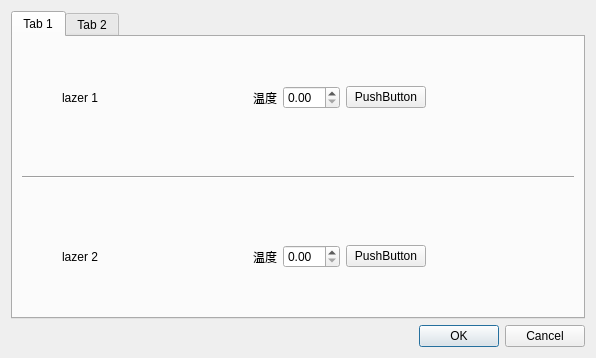
<?xml version="1.0" encoding="UTF-8"?>
<ui version="4.0">
 <class>tdlasDialog</class>
 <widget class="QDialog" name="tdlasDialog">
  <property name="geometry">
   <rect>
    <x>0</x>
    <y>0</y>
    <width>596</width>
    <height>358</height>
   </rect>
  </property>
  <property name="windowTitle">
   <string>Dialog</string>
  </property>
  <layout class="QVBoxLayout" name="verticalLayout">
   <item>
    <widget class="QTabWidget" name="tabWidget">
     <property name="currentIndex">
      <number>0</number>
     </property>
     <widget class="QWidget" name="tab">
      <attribute name="title">
       <string>Tab 1</string>
      </attribute>
      <layout class="QVBoxLayout" name="verticalLayout_7">
       <item>
        <spacer name="verticalSpacer_4">
         <property name="orientation">
          <enum>Qt::Vertical</enum>
         </property>
         <property name="sizeType">
          <enum>QSizePolicy::Minimum</enum>
         </property>
         <property name="sizeHint" stdset="0">
          <size>
           <width>20</width>
           <height>40</height>
          </size>
         </property>
        </spacer>
       </item>
       <item>
        <layout class="QVBoxLayout" name="verticalLayout_4">
         <item>
          <layout class="QHBoxLayout" name="horizontalLayout">
           <item>
            <spacer name="horizontalSpacer">
             <property name="orientation">
              <enum>Qt::Horizontal</enum>
             </property>
             <property name="sizeType">
              <enum>QSizePolicy::Minimum</enum>
             </property>
             <property name="sizeHint" stdset="0">
              <size>
               <width>40</width>
               <height>20</height>
              </size>
             </property>
            </spacer>
           </item>
           <item>
            <widget class="QLabel" name="label">
             <property name="text">
              <string>lazer 1</string>
             </property>
            </widget>
           </item>
           <item>
            <spacer name="horizontalSpacer_4">
             <property name="orientation">
              <enum>Qt::Horizontal</enum>
             </property>
             <property name="sizeHint" stdset="0">
              <size>
               <width>40</width>
               <height>20</height>
              </size>
             </property>
            </spacer>
           </item>
           <item>
            <widget class="QLabel" name="label_2">
             <property name="text">
              <string>温度</string>
             </property>
             <property name="buddy">
              <cstring>doubleSpinBox</cstring>
             </property>
            </widget>
           </item>
           <item>
            <widget class="QDoubleSpinBox" name="doubleSpinBox"/>
           </item>
           <item>
            <widget class="QPushButton" name="pushButton">
             <property name="text">
              <string>PushButton</string>
             </property>
             <property name="autoDefault">
              <bool>true</bool>
             </property>
             <property name="default">
              <bool>false</bool>
             </property>
            </widget>
           </item>
           <item>
            <spacer name="horizontalSpacer_3">
             <property name="orientation">
              <enum>Qt::Horizontal</enum>
             </property>
             <property name="sizeHint" stdset="0">
              <size>
               <width>40</width>
               <height>20</height>
              </size>
             </property>
            </spacer>
           </item>
          </layout>
         </item>
         <item>
          <layout class="QVBoxLayout" name="verticalLayout_3">
           <item>
            <spacer name="verticalSpacer">
             <property name="orientation">
              <enum>Qt::Vertical</enum>
             </property>
             <property name="sizeHint" stdset="0">
              <size>
               <width>20</width>
               <height>20</height>
              </size>
             </property>
            </spacer>
           </item>
           <item>
            <widget class="Line" name="line_2">
             <property name="orientation">
              <enum>Qt::Horizontal</enum>
             </property>
            </widget>
           </item>
           <item>
            <spacer name="verticalSpacer_2">
             <property name="orientation">
              <enum>Qt::Vertical</enum>
             </property>
             <property name="sizeHint" stdset="0">
              <size>
               <width>20</width>
               <height>20</height>
              </size>
             </property>
            </spacer>
           </item>
          </layout>
         </item>
         <item>
          <layout class="QHBoxLayout" name="horizontalLayout_2">
           <item>
            <spacer name="horizontalSpacer_2">
             <property name="orientation">
              <enum>Qt::Horizontal</enum>
             </property>
             <property name="sizeType">
              <enum>QSizePolicy::Minimum</enum>
             </property>
             <property name="sizeHint" stdset="0">
              <size>
               <width>40</width>
               <height>20</height>
              </size>
             </property>
            </spacer>
           </item>
           <item>
            <widget class="QLabel" name="label_3">
             <property name="text">
              <string>lazer 2</string>
             </property>
            </widget>
           </item>
           <item>
            <spacer name="horizontalSpacer_5">
             <property name="orientation">
              <enum>Qt::Horizontal</enum>
             </property>
             <property name="sizeType">
              <enum>QSizePolicy::Expanding</enum>
             </property>
             <property name="sizeHint" stdset="0">
              <size>
               <width>40</width>
               <height>20</height>
              </size>
             </property>
            </spacer>
           </item>
           <item>
            <widget class="QLabel" name="label_4">
             <property name="text">
              <string>温度</string>
             </property>
             <property name="buddy">
              <cstring>doubleSpinBox_2</cstring>
             </property>
            </widget>
           </item>
           <item>
            <widget class="QDoubleSpinBox" name="doubleSpinBox_2"/>
           </item>
           <item>
            <widget class="QPushButton" name="pushButton_2">
             <property name="text">
              <string>PushButton</string>
             </property>
             <property name="autoDefault">
              <bool>true</bool>
             </property>
             <property name="default">
              <bool>false</bool>
             </property>
            </widget>
           </item>
           <item>
            <spacer name="horizontalSpacer_6">
             <property name="orientation">
              <enum>Qt::Horizontal</enum>
             </property>
             <property name="sizeHint" stdset="0">
              <size>
               <width>40</width>
               <height>20</height>
              </size>
             </property>
            </spacer>
           </item>
          </layout>
         </item>
        </layout>
       </item>
       <item>
        <spacer name="verticalSpacer_3">
         <property name="orientation">
          <enum>Qt::Vertical</enum>
         </property>
         <property name="sizeType">
          <enum>QSizePolicy::Minimum</enum>
         </property>
         <property name="sizeHint" stdset="0">
          <size>
           <width>20</width>
           <height>40</height>
          </size>
         </property>
        </spacer>
       </item>
      </layout>
     </widget>
     <widget class="QWidget" name="tab_2">
      <attribute name="title">
       <string>Tab 2</string>
      </attribute>
      <widget class="Line" name="line">
       <property name="geometry">
        <rect>
         <x>270</x>
         <y>80</y>
         <width>3</width>
         <height>61</height>
        </rect>
       </property>
       <property name="orientation">
        <enum>Qt::Vertical</enum>
       </property>
      </widget>
      <widget class="QWidget" name="">
       <property name="geometry">
        <rect>
         <x>20</x>
         <y>20</y>
         <width>221</width>
         <height>221</height>
        </rect>
       </property>
       <layout class="QVBoxLayout" name="verticalLayout_6">
        <item>
         <widget class="QCheckBox" name="checkBox">
          <property name="text">
           <string>DAS</string>
          </property>
         </widget>
        </item>
        <item>
         <layout class="QHBoxLayout" name="horizontalLayout_4">
          <item>
           <widget class="QLabel" name="label_5">
            <property name="text">
             <string>TextLabel</string>
            </property>
            <property name="buddy">
             <cstring>doubleSpinBox_3</cstring>
            </property>
           </widget>
          </item>
          <item>
           <widget class="QDoubleSpinBox" name="doubleSpinBox_3"/>
          </item>
         </layout>
        </item>
        <item>
         <layout class="QHBoxLayout" name="horizontalLayout_5">
          <item>
           <widget class="QLabel" name="label_6">
            <property name="text">
             <string>TextLabel</string>
            </property>
            <property name="buddy">
             <cstring>doubleSpinBox_4</cstring>
            </property>
           </widget>
          </item>
          <item>
           <widget class="QDoubleSpinBox" name="doubleSpinBox_4"/>
          </item>
         </layout>
        </item>
        <item>
         <layout class="QHBoxLayout" name="horizontalLayout_6">
          <item>
           <widget class="QLabel" name="label_7">
            <property name="text">
             <string>TextLabel</string>
            </property>
            <property name="buddy">
             <cstring>doubleSpinBox_5</cstring>
            </property>
           </widget>
          </item>
          <item>
           <widget class="QDoubleSpinBox" name="doubleSpinBox_5"/>
          </item>
         </layout>
        </item>
        <item>
         <layout class="QHBoxLayout" name="horizontalLayout_7">
          <item>
           <widget class="QLabel" name="label_8">
            <property name="text">
             <string>TextLabel</string>
            </property>
            <property name="buddy">
             <cstring>doubleSpinBox_6</cstring>
            </property>
           </widget>
          </item>
          <item>
           <widget class="QDoubleSpinBox" name="doubleSpinBox_6"/>
          </item>
         </layout>
        </item>
       </layout>
      </widget>
      <widget class="QWidget" name="">
       <property name="geometry">
        <rect>
         <x>320</x>
         <y>21</y>
         <width>201</width>
         <height>251</height>
        </rect>
       </property>
       <layout class="QVBoxLayout" name="verticalLayout_8">
        <item>
         <widget class="QCheckBox" name="checkBox_2">
          <property name="text">
           <string>WMS</string>
          </property>
         </widget>
        </item>
        <item>
         <layout class="QHBoxLayout" name="horizontalLayout_8">
          <item>
           <widget class="QLabel" name="label_9">
            <property name="text">
             <string>TextLabel</string>
            </property>
            <property name="buddy">
             <cstring>doubleSpinBox_3</cstring>
            </property>
           </widget>
          </item>
          <item>
           <widget class="QDoubleSpinBox" name="doubleSpinBox_7"/>
          </item>
         </layout>
        </item>
        <item>
         <layout class="QHBoxLayout" name="horizontalLayout_9">
          <item>
           <widget class="QLabel" name="label_10">
            <property name="text">
             <string>TextLabel</string>
            </property>
            <property name="buddy">
             <cstring>doubleSpinBox_4</cstring>
            </property>
           </widget>
          </item>
          <item>
           <widget class="QDoubleSpinBox" name="doubleSpinBox_8"/>
          </item>
         </layout>
        </item>
        <item>
         <layout class="QHBoxLayout" name="horizontalLayout_10">
          <item>
           <widget class="QLabel" name="label_11">
            <property name="text">
             <string>TextLabel</string>
            </property>
            <property name="buddy">
             <cstring>doubleSpinBox_5</cstring>
            </property>
           </widget>
          </item>
          <item>
           <widget class="QDoubleSpinBox" name="doubleSpinBox_9"/>
          </item>
         </layout>
        </item>
        <item>
         <layout class="QHBoxLayout" name="horizontalLayout_11">
          <item>
           <widget class="QLabel" name="label_12">
            <property name="text">
             <string>TextLabel</string>
            </property>
            <property name="buddy">
             <cstring>doubleSpinBox_6</cstring>
            </property>
           </widget>
          </item>
          <item>
           <widget class="QDoubleSpinBox" name="doubleSpinBox_10"/>
          </item>
         </layout>
        </item>
        <item>
         <layout class="QHBoxLayout" name="horizontalLayout_12">
          <item>
           <widget class="QLabel" name="label_13">
            <property name="text">
             <string>TextLabel</string>
            </property>
            <property name="buddy">
             <cstring>doubleSpinBox_6</cstring>
            </property>
           </widget>
          </item>
          <item>
           <widget class="QDoubleSpinBox" name="doubleSpinBox_11"/>
          </item>
         </layout>
        </item>
        <item>
         <layout class="QHBoxLayout" name="horizontalLayout_13">
          <item>
           <widget class="QLabel" name="label_14">
            <property name="text">
             <string>TextLabel</string>
            </property>
            <property name="buddy">
             <cstring>doubleSpinBox_6</cstring>
            </property>
           </widget>
          </item>
          <item>
           <widget class="QDoubleSpinBox" name="doubleSpinBox_12"/>
          </item>
         </layout>
        </item>
       </layout>
      </widget>
     </widget>
    </widget>
   </item>
   <item>
    <widget class="QDialogButtonBox" name="buttonBox">
     <property name="orientation">
      <enum>Qt::Horizontal</enum>
     </property>
     <property name="standardButtons">
      <set>QDialogButtonBox::Cancel|QDialogButtonBox::Ok</set>
     </property>
    </widget>
   </item>
  </layout>
 </widget>
 <resources/>
 <connections>
  <connection>
   <sender>buttonBox</sender>
   <signal>accepted()</signal>
   <receiver>tdlasDialog</receiver>
   <slot>accept()</slot>
   <hints>
    <hint type="sourcelabel">
     <x>9</x>
     <y>329</y>
    </hint>
    <hint type="destinationlabel">
     <x>157</x>
     <y>274</y>
    </hint>
   </hints>
  </connection>
  <connection>
   <sender>buttonBox</sender>
   <signal>rejected()</signal>
   <receiver>tdlasDialog</receiver>
   <slot>reject()</slot>
   <hints>
    <hint type="sourcelabel">
     <x>9</x>
     <y>329</y>
    </hint>
    <hint type="destinationlabel">
     <x>286</x>
     <y>274</y>
    </hint>
   </hints>
  </connection>
 </connections>
</ui>
